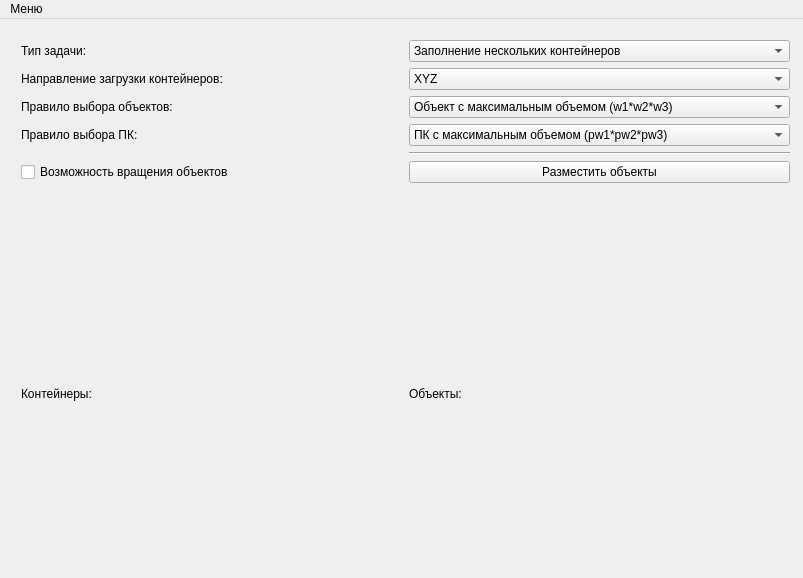
<?xml version="1.0" encoding="UTF-8"?>
<ui version="4.0">
 <class>MainWindow</class>
 <widget class="QMainWindow" name="MainWindow">
  <property name="geometry">
   <rect>
    <x>0</x>
    <y>0</y>
    <width>803</width>
    <height>578</height>
   </rect>
  </property>
  <property name="windowTitle">
   <string>Параметры задачи</string>
  </property>
  <widget class="QWidget" name="centralWidget">
   <widget class="QWidget" name="gridLayoutWidget">
    <property name="geometry">
     <rect>
      <x>10</x>
      <y>10</y>
      <width>791</width>
      <height>541</height>
     </rect>
    </property>
    <layout class="QGridLayout" name="gridLayout">
     <item row="6" column="0">
      <spacer name="verticalSpacer">
       <property name="orientation">
        <enum>Qt::Vertical</enum>
       </property>
       <property name="sizeType">
        <enum>QSizePolicy::Minimum</enum>
       </property>
       <property name="sizeHint" stdset="0">
        <size>
         <width>20</width>
         <height>40</height>
        </size>
       </property>
      </spacer>
     </item>
     <item row="8" column="0">
      <widget class="QLabel" name="containersLabel">
       <property name="text">
        <string>Контейнеры:</string>
       </property>
      </widget>
     </item>
     <item row="5" column="1">
      <widget class="QPushButton" name="packButton">
       <property name="text">
        <string>Разместить объекты</string>
       </property>
      </widget>
     </item>
     <item row="6" column="1">
      <spacer name="verticalSpacer_2">
       <property name="orientation">
        <enum>Qt::Vertical</enum>
       </property>
       <property name="sizeType">
        <enum>QSizePolicy::Minimum</enum>
       </property>
       <property name="sizeHint" stdset="0">
        <size>
         <width>20</width>
         <height>40</height>
        </size>
       </property>
      </spacer>
     </item>
     <item row="2" column="1">
      <widget class="QComboBox" name="objectsRuleBox">
       <item>
        <property name="text">
         <string>Объект с максимальным объемом (w1*w2*w3)</string>
        </property>
       </item>
       <item>
        <property name="text">
         <string>Объект с минимальным объемом</string>
        </property>
       </item>
       <item>
        <property name="text">
         <string>Первый в порядке убывания габаритных размеров</string>
        </property>
       </item>
       <item>
        <property name="text">
         <string>Первый с max w1*w2 и min w3</string>
        </property>
       </item>
       <item>
        <property name="text">
         <string>Первый с min w1*w2 и max w3</string>
        </property>
       </item>
      </widget>
     </item>
     <item row="3" column="0">
      <widget class="QLabel" name="pkLabel">
       <property name="text">
        <string>Правило выбора ПК:</string>
       </property>
      </widget>
     </item>
     <item row="3" column="1">
      <widget class="QComboBox" name="pkRuleBox">
       <item>
        <property name="text">
         <string>ПК с максимальным объемом (pw1*pw2*pw3)</string>
        </property>
       </item>
       <item>
        <property name="text">
         <string>ПК с минимальным объемом (pw1*pw2*pw3)</string>
        </property>
       </item>
       <item>
        <property name="text">
         <string>Первый ПК в порядке убывания координат</string>
        </property>
       </item>
       <item>
        <property name="text">
         <string>ПК с max pw1*pw2 и min pw3</string>
        </property>
       </item>
       <item>
        <property name="text">
         <string>ПК с min pw1*pw2 и max pw3</string>
        </property>
       </item>
       <item>
        <property name="text">
         <string>ПК с min неотрицательным значением pw1 - w1</string>
        </property>
       </item>
       <item>
        <property name="text">
         <string>ПК с max значением pw3 - w3</string>
        </property>
       </item>
      </widget>
     </item>
     <item row="8" column="1">
      <widget class="QLabel" name="objectsLabel">
       <property name="text">
        <string>Объекты:</string>
       </property>
      </widget>
     </item>
     <item row="1" column="1">
      <widget class="QComboBox" name="directionBox">
       <item>
        <property name="text">
         <string>XYZ</string>
        </property>
       </item>
       <item>
        <property name="text">
         <string>XZY</string>
        </property>
       </item>
       <item>
        <property name="text">
         <string>YXZ</string>
        </property>
       </item>
       <item>
        <property name="text">
         <string>YZX</string>
        </property>
       </item>
       <item>
        <property name="text">
         <string>ZXY</string>
        </property>
       </item>
       <item>
        <property name="text">
         <string>ZYX</string>
        </property>
       </item>
      </widget>
     </item>
     <item row="1" column="0">
      <widget class="QLabel" name="directionLabel">
       <property name="text">
        <string>Направление загрузки контейнеров:</string>
       </property>
      </widget>
     </item>
     <item row="0" column="0">
      <widget class="QLabel" name="typeLabel">
       <property name="text">
        <string>Тип задачи:</string>
       </property>
      </widget>
     </item>
     <item row="2" column="0">
      <widget class="QLabel" name="objectsRuleLabel">
       <property name="text">
        <string>Правило выбора объектов:</string>
       </property>
      </widget>
     </item>
     <item row="0" column="1">
      <widget class="QComboBox" name="typeBox">
       <item>
        <property name="text">
         <string>Заполнение нескольких контейнеров</string>
        </property>
       </item>
       <item>
        <property name="text">
         <string>Заполнение одного контейнера</string>
        </property>
       </item>
       <item>
        <property name="text">
         <string>Упаковку полубесконечного контейнера</string>
        </property>
       </item>
       <item>
        <property name="text">
         <string>Нахождение min размера контейнера</string>
        </property>
       </item>
      </widget>
     </item>
     <item row="5" column="0">
      <widget class="QCheckBox" name="spinStatus">
       <property name="mouseTracking">
        <bool>false</bool>
       </property>
       <property name="focusPolicy">
        <enum>Qt::NoFocus</enum>
       </property>
       <property name="contextMenuPolicy">
        <enum>Qt::NoContextMenu</enum>
       </property>
       <property name="layoutDirection">
        <enum>Qt::LeftToRight</enum>
       </property>
       <property name="text">
        <string>Возможность вращения объектов</string>
       </property>
       <property name="checkable">
        <bool>false</bool>
       </property>
      </widget>
     </item>
     <item row="4" column="1">
      <widget class="Line" name="line">
       <property name="orientation">
        <enum>Qt::Horizontal</enum>
       </property>
      </widget>
     </item>
    </layout>
   </widget>
  </widget>
  <widget class="QMenuBar" name="menuBar">
   <property name="geometry">
    <rect>
     <x>0</x>
     <y>0</y>
     <width>803</width>
     <height>22</height>
    </rect>
   </property>
   <widget class="QMenu" name="menu3DBPacking">
    <property name="title">
     <string>Меню</string>
    </property>
    <widget class="QMenu" name="mData">
     <property name="title">
      <string>Данные</string>
     </property>
     <addaction name="mDataLoad"/>
     <addaction name="mDataSave"/>
     <addaction name="mDataClear"/>
    </widget>
    <addaction name="mAbout"/>
    <addaction name="mData"/>
    <addaction name="mExit"/>
   </widget>
   <addaction name="menu3DBPacking"/>
  </widget>
  <action name="mAbout">
   <property name="text">
    <string>О программе</string>
   </property>
  </action>
  <action name="mExit">
   <property name="text">
    <string>Выход</string>
   </property>
  </action>
  <action name="mDataLoad">
   <property name="text">
    <string>Загрузить из файла</string>
   </property>
  </action>
  <action name="mDataSave">
   <property name="text">
    <string>Сохранить в файл</string>
   </property>
  </action>
  <action name="mDataClear">
   <property name="text">
    <string>Очистить</string>
   </property>
  </action>
 </widget>
 <layoutdefault spacing="6" margin="11"/>
 <resources/>
 <connections/>
</ui>
